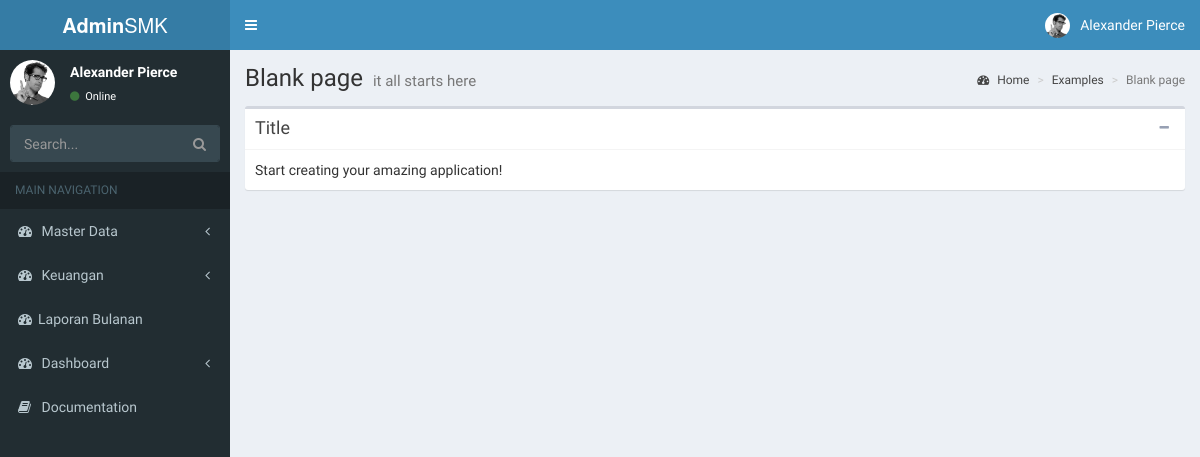
Before: / with the older database file.
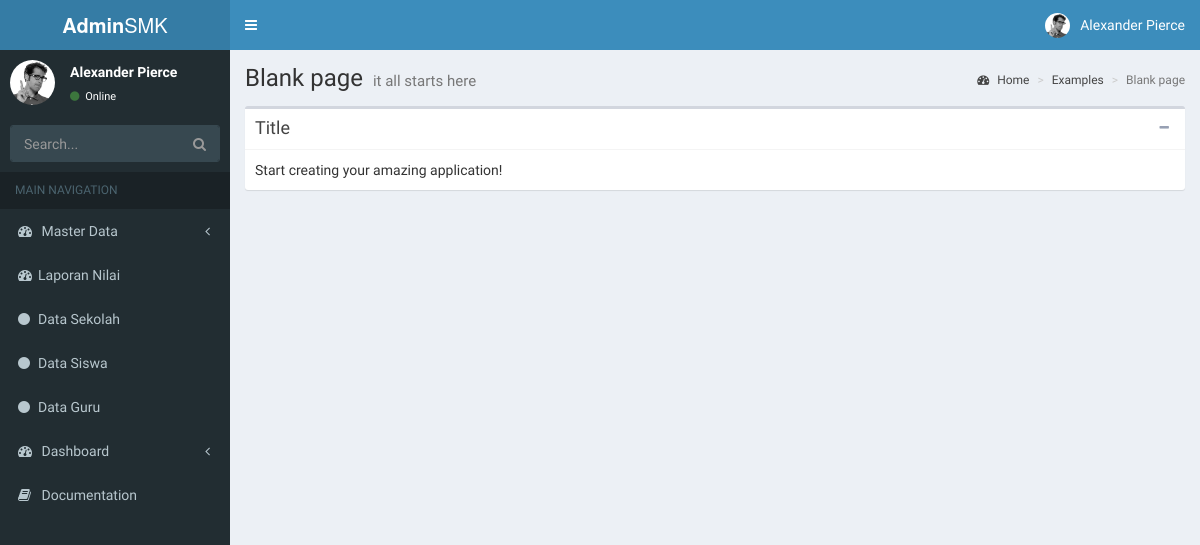
After: the same page with the newer database file.
### tables this page shows
CREATE TABLE `tabel_menu` (
  `id_menu` int(11) NOT NULL,
  `nama_menu` varchar(50) NOT NULL,
  `link` varchar(50) NOT NULL,
  `icon` varchar(50) NOT NULL,
  `is_main_menu` int(20) NOT NULL
);

### application/libraries/Template.php (called while the page is built)
<?php if ( ! defined('BASEPATH')) exit('No direct script access allowed');
class Template {
		var $template_data = array();
		function set($name, $value)
		{
			$this->template_data[$name] = $value;
		}
		function load($template = '', $view = '' , $view_data = array(), $return = FALSE)
		{
			$this->CI =& get_instance();
			$this->set('content_view', $this->CI->load->view($view, $view_data, TRUE));
			return $this->CI->load->view($template, $this->template_data, $return);
		}
}

### application/controllers/Welcome.php (called while the page is built, shortened)
<?php
class Welcome extends CI_Controller {
	public function index()
	{
		$this->template->load('template', 'dashboard');
	}
}

### index.php (called while the page is built, shortened)
<?php
require_once BASEPATH.'core/CodeIgniter.php';

### application/views/template.php (the view, shortened to what this page needs)
<!DOCTYPE html>
<html>
  <head>
    <link rel="stylesheet" href="<?php echo base_url(); ?>assets/bower_components/bootstrap/dist/css/bootstrap.min.css">
    <link rel="stylesheet" href="<?php echo base_url(); ?>assets/bower_components/font-awesome/css/font-awesome.min.css">
    <link rel="stylesheet" href="<?php echo base_url(); ?>assets/bower_components/Ionicons/css/ionicons.min.css">
    <link rel="stylesheet" href="<?php echo base_url(); ?>assets/dist/css/AdminLTE.min.css">
    <link rel="stylesheet" href="<?php echo base_url(); ?>assets/dist/css/skins/_all-skins.min.css">
  </head>
  <body class="hold-transition skin-blue sidebar-mini fixed">
    <div class="wrapper">
      <header class="main-header">
        <a href="../../index2.html" class="logo">
          <span class="logo-lg"><b>Admin</b>SMK</span>
        </a>
        <nav class="navbar navbar-static-top">
          <a href="#" class="sidebar-toggle" data-toggle="push-menu" role="button">
          </a>
          <div class="navbar-custom-menu">
            <ul class="nav navbar-nav">
              <li class="dropdown user user-menu">
                <a href="#" class="dropdown-toggle" data-toggle="dropdown">
                  <img src="<?php echo base_url(); ?>assets/dist/img/user2-160x160.jpg" class="user-image" alt="User Image">
                  <span class="hidden-xs">Alexander Pierce</span>
                </a>
              </li>
            </ul>
          </div>
        </nav>
      </header>
      <aside class="main-sidebar">
        <section class="sidebar">
          <div class="user-panel">
            <div class="pull-left image">
              <img src="<?php echo base_url(); ?>assets/dist/img/user2-160x160.jpg" class="img-circle" alt="User Image">
            </div>
            <div class="pull-left info">
              <p>Alexander Pierce</p>
              <a href="#"><i class="fa fa-circle text-success"></i> Online</a>
            </div>
          </div>
          <form action="#" method="get" class="sidebar-form">
            <div class="input-group">
              <input type="text" name="q" class="form-control" placeholder="Search...">
              <span class="input-group-btn">
                    <button type="submit" name="search" id="search-btn" class="btn btn-flat"><i class="fa fa-search"></i>
                    </button>
                  </span>
            </div>
          </form>
          <ul class="sidebar-menu" data-widget="tree">
            <li class="header">MAIN NAVIGATION</li>
            <?php
            $main_menu = $this->db->get_where('tabel_menu',array('is_main_menu'=>0))->result();
            foreach ($main_menu as $main) {
              $submenu = $this->db->get_where('tabel_menu',array('is_main_menu'=>$main->id_menu));
              if ($submenu->num_rows()>0) {
                echo "<li class='treeview'>
                        <a href='#'>
                          <i class='".$main->icon."'></i> <span>".$main->nama_menu."</span>
                          <span class='pull-right-container'>
                            <i class='fa fa-angle-left pull-right'></i>
                          </span>
                        </a>
                        <ul class='treeview-menu'>";
                  echo "</ul>
                    </li>";
              }
              else {
                echo "<li>".anchor($main->link, "<i class='".$main->icon."'></i>".$main->nama_menu)."</li>";
              }
            }
            ?>
            <li class="treeview">
              <a href="#">
                <i class="fa fa-dashboard"></i> <span>Dashboard</span>
                <span class="pull-right-container">
                  <i class="fa fa-angle-left pull-right"></i>
                </span>
              </a>
            </li>
            <li><a href="#"><i class="fa fa-book"></i> <span>Documentation</span></a></li>
          </ul>
        </section>
      </aside>
      <div class="content-wrapper">
        <?php echo $content_view; ?>
      </div>
    </div>
  </body>
</html>

### application/views/dashboard.php
<section class="content-header">
  <h1>
    Blank page
    <small>it all starts here</small>
  </h1>
  <ol class="breadcrumb">
    <li><a href="#"><i class="fa fa-dashboard"></i> Home</a></li>
    <li><a href="#">Examples</a></li>
    <li class="active">Blank page</li>
  </ol>
</section>
<section class="content">
  <div class="box">
    <div class="box-header with-border">
      <h3 class="box-title">Title</h3>
      <div class="box-tools pull-right">
        <button type="button" class="btn btn-box-tool" data-widget="collapse" data-toggle="tooltip"
                title="Collapse">
          <i class="fa fa-minus"></i></button>
      </div>
    </div>
    <div class="box-body">
      Start creating your amazing application!
    </div>
  </div>
</section>

Changed rows visible on the page:
no longer on this page (row edited): tabel_menu: link+icon+nama_menu "Laporan Bulanan"
changed tabel_menu: link+icon+nama_menu (not shown) → "Laporan Nilai"; nama_menu "Keuangan" → (not shown)
now on this page (row edited): tabel_menu: link+icon+nama_menu "Data Sekolah"
now on this page (row edited): tabel_menu: link+icon+nama_menu "Data Siswa"
added tabel_menu: link+icon+nama_menu "Data Guru"
